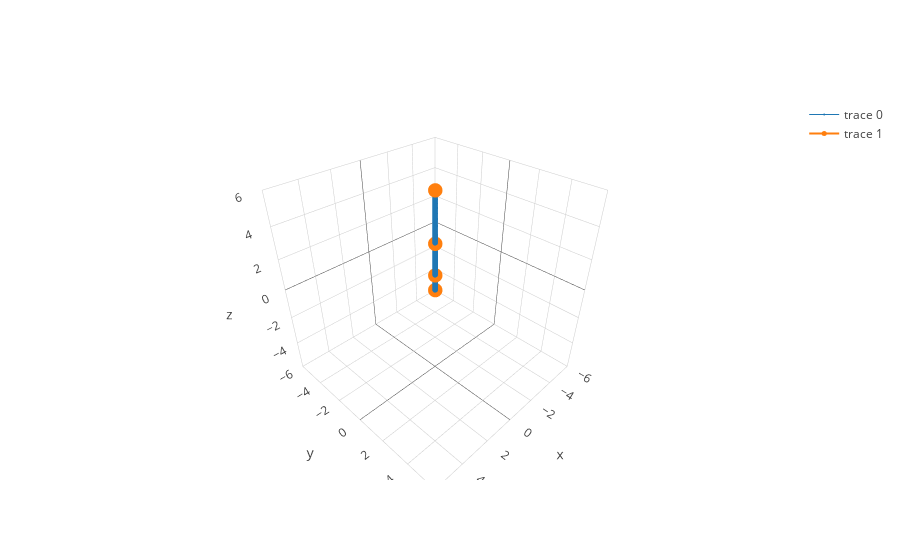

Here is the notebook cell this chart was saved with:
### Code cell
jointno = 3
jointaxismat = [[0,0,1],[0,1,0],[0,1,0]]
lenmat = [[0,0,1],[0,0,2],[0,0,3]]

robot1 = robot.Robot(jointno,jointaxismat,lenmat)
graphics.plotcurrpos(robot1)

### Figure 1 — Plotly figure (JSON) as saved in the notebook; plotly's stock layout.template omitted (floating-point values rounded to 4 significant figures; data arrays with more than 128 entries replaced by an {"elided": "..."} marker saying what was removed)
{"data": [{"line": {"color": "#1f77b4", "width": 1}, "marker": {"size": 2}, "type": "scatter3d", "uid": "94288e70-636f-433e-8305-1c254cb7a46d", "x": {"elided": "150 int values"}, "y": {"elided": "150 int values"}, "z": {"elided": "150 float values"}}, {"line": {"color": "#ff7f0e", "width": 2}, "marker": {"size": 5}, "type": "scatter3d", "uid": "1e914c38-87bb-46aa-be40-efa8f468b848", "x": [0, 0, 0, 0], "y": [0, 0, 0, 0], "z": [0, 1, 3, 6]}], "layout": {"scene": {"xaxis": {"range": [-6, 6]}, "yaxis": {"range": [-6, 6]}, "zaxis": {"range": [-6, 6]}}}}
